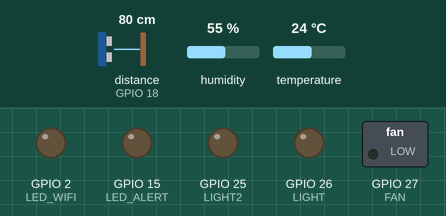
Simulated run of this sketch. Board: ESP32. Parts: switched loads named in the sketch (green lamp = pin HIGH), output pins drawn as LEDs (lit = HIGH). Wiring (inferred from the names in the program): ultrasonic range finder: trigger GPIO 5; echo GPIO 18. The test bench sets the inputs (shaded band); at power-on: distance to the obstacle (sensor on GPIO 18) 80 cm, humidity 55 %, temperature 24 °C. The echo pulse lasts 58.3 µs per cm; WiFi joins after 1.5 s; servers stay silent unless stated; uploads are accepted with an empty reply; pins used as bus, display or sensor lines are not drawn.

Above: at 0.1 s.
At 4.0 s:
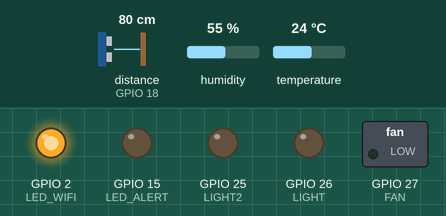
Timing chart, 0 to 5.7 s (numbered marks = the images above):
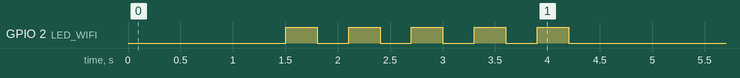

The sketch:

esp32.ino
```cpp
#include <WiFi.h>
#include <WiFiManager.h>
#include <HTTPClient.h>
#include <ArduinoJson.h>
#include <DHT.h>

#define DHTPIN 4
#define DHTTYPE DHT22

#define TRIG 5
#define ECHO 18

#define FAN 27
#define LIGHT 26
#define LIGHT2 25

#define LED_WIFI 2
#define LED_ALERT 15

const char* server = "http://192.168.1.187:3000";

DHT dht(DHTPIN, DHTTYPE);

unsigned long lastReconnectAttempt = 0;
bool serverConnected = true;

// ===== Ultrasonic =====
float getDistance() {

  digitalWrite(TRIG, LOW);
  delayMicroseconds(2);

  digitalWrite(TRIG, HIGH);
  delayMicroseconds(10);
  digitalWrite(TRIG, LOW);

  long duration = pulseIn(ECHO, HIGH, 30000);
  return duration * 0.034 / 2;
}

// ===== LOCAL FALLBACK (ใช้เมื่อ server ล่ม) =====
void localControl(float t, float h, float d) {

  if (d > 0 && d < 10) {
    digitalWrite(LIGHT, HIGH);
  } else {
    digitalWrite(LIGHT, LOW);
  }

  if (t > 35 || h > 80) {
    digitalWrite(FAN, HIGH);
    digitalWrite(LIGHT2, HIGH);
    digitalWrite(LED_ALERT, HIGH);
  } else {
    digitalWrite(FAN, LOW);
    digitalWrite(LIGHT2, LOW);
    digitalWrite(LED_ALERT, LOW);
  }
}

// ===== ส่ง Sensor ไป Server =====
void sendSensor(float t, float h, float d) {

  if (WiFi.status() != WL_CONNECTED) return;

  HTTPClient http;
  http.begin(String(server) + "/api/sensor");
  http.addHeader("Content-Type", "application/json");

  StaticJsonDocument<200> doc;
  doc["temp"] = t;
  doc["humidity"] = h;
  doc["distance"] = d;

  String body;
  serializeJson(doc, body);

  int httpCode = http.POST(body);

  if (httpCode <= 0) {
    serverConnected = false;
  } else {
    serverConnected = true;
  }

  http.end();
}

// ===== ดึงคำสั่งจาก Server =====
void getCommand() {

  if (WiFi.status() != WL_CONNECTED) return;

  HTTPClient http;
  http.begin(String(server) + "/api/device");

  int code = http.GET();

  if (code == 200) {

    String payload = http.getString();

    StaticJsonDocument<256> doc;
    DeserializationError error = deserializeJson(doc, payload);

    if (!error) {

      bool fan = doc["fan"];
      bool light = doc["light"];
      bool light2 = doc["light2"];
      String mode = doc["mode"];   // ✅ อ่าน mode

      // ===== ถ้าเป็น MANUAL ให้ทำตามเว็บ =====
      if (mode == "MANUAL") {

        digitalWrite(FAN, fan);
        digitalWrite(LIGHT, light);
        digitalWrite(LIGHT2, light2);

      }
      // ===== ถ้าเป็น AUTO ก็ทำตาม server ที่คำนวณไว้แล้ว =====
      else if (mode == "AUTO") {

        digitalWrite(FAN, fan);
        digitalWrite(LIGHT, light);
        digitalWrite(LIGHT2, light2);

      }

      serverConnected = true;
    }

  } else {
    serverConnected = false;
  }

  http.end();
}

// ===== WiFi reconnect =====
void checkWiFi() {

  if (WiFi.status() != WL_CONNECTED) {

    if (millis() - lastReconnectAttempt > 10000) {
      WiFi.reconnect();
      lastReconnectAttempt = millis();
    }
  }
}

void setup() {

  Serial.begin(115200);

  pinMode(TRIG, OUTPUT);
  pinMode(ECHO, INPUT);

  pinMode(FAN, OUTPUT);
  pinMode(LIGHT, OUTPUT);
  pinMode(LIGHT2, OUTPUT);

  pinMode(LED_WIFI, OUTPUT);
  pinMode(LED_ALERT, OUTPUT);

  WiFiManager wm;
  wm.autoConnect("BathroomSetup");

  for (int i = 0; i < 5; i++) {
    digitalWrite(LED_WIFI, HIGH);
    delay(300);
    digitalWrite(LED_WIFI, LOW);
    delay(300);
  }

  dht.begin();
}

void loop() {

  checkWiFi();

  float t = dht.readTemperature();
  float h = dht.readHumidity();
  float d = getDistance();

  if (isnan(t) || isnan(h)) {
    delay(2000);
    return;
  }

  // ส่งข้อมูลขึ้น Server
  sendSensor(t, h, d);

  // ถ้า Server ปกติ → ใช้ค่าจาก DB
  if (serverConnected) {
    getCommand();
  }
  // ถ้า Server ล่ม → ใช้ Local Auto
  else {
    localControl(t, h, d);
  }

  delay(5000);
}
```
